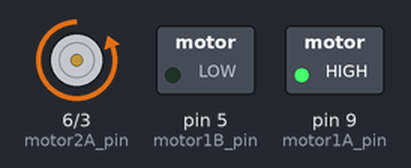
This sketch was run on a simulated Arduino Uno, built with avr-gcc and run on an emulated ATmega328P. Parts: motor-driver pin pairs drawn as motors (green arrow = first pin HIGH = forward, orange = second pin HIGH = backward, longer = more drive), switched loads named in the sketch (green lamp = pin HIGH).

Above: at 0.5 s.
At 2.0 s:
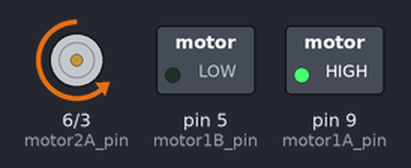
Timing chart, 0 to 3.5 s (numbered marks = the images above):
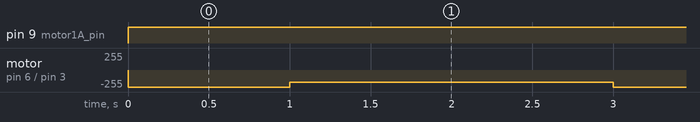

Measured:
- by itself, pin 9 (motor1A_pin): LOW → HIGH at 0.00 s
- by itself, motor on pin 6 (motor2A_pin) / pin 3 (motor2B_pin): alternates backward 255/255 for 1.0 s and backward 180/255 for 2.0 s

The sketch:

201222_rccar_motor.ino
```cpp
// 모터만 돌리기 위한 간단한 코드

// 왼쪽 motor
int motor1A_pin = 9;
int motor2A_pin = 6;
// 오른쪽 motor
int motor1B_pin = 5;
int motor2B_pin = 3;

void setup() {
  // put your setup code here, to run once:
  // 모터 핀 설정
  pinMode(motor1A_pin,OUTPUT);
  pinMode(motor2A_pin,OUTPUT);
  pinMode(motor1B_pin,OUTPUT);
  pinMode(motor2B_pin,OUTPUT);
  // 시리얼 통신 설정
  Serial.begin(9600);
}

void loop() {
  // put your main code here, to run repeatedly:
  analogWrite(motor1A_pin, 255);
  analogWrite(motor2A_pin, 0);
//  analogWrite(motor1B_pin, 255);
//  analogWrite(motor2B_pin, 0);
  // -> 시계인지 반시계인지 모르니까 일단 테스트
  analogWrite(motor1B_pin, 0);
  analogWrite(motor2B_pin, 255);
  // -> 이제 같은 방향으로 바퀴가 돈다.
  // 뒤로 가게 하려면 0과 255 바꿔주기
  // 속도를 줄게 하려면 255보다 값을 낮춰주면 된다. 너무 낮게 하면 힘이 없어서 바퀴가 돌지 않음
  // 좌회전 하려면 왼쪽 바퀴 힘을 줄이고, 오른쪽 바퀴 힘을 세게 해주면 된다.
  // 우회전은 마찬가지로 오른쪽 바퀴 힘을 줄이고, 왼쪽 바퀴 힘 세게 해주면 됨.
  // 또는 바퀴 방향을 반대로 하면 제자리에서 회전
  delay(1000);

  analogWrite(motor1A_pin, 255);
  analogWrite(motor2A_pin, 0);
  analogWrite(motor1B_pin, 0);
  analogWrite(motor2B_pin, 180);

  delay(2000);
}
```
